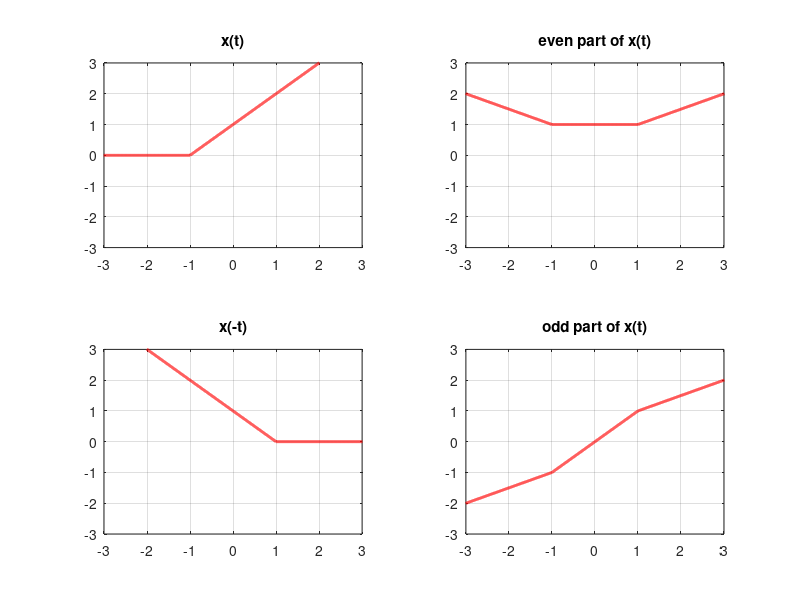

Reproduce this figure in MATLAB.
u = @(t) double(t>=0);              %unit step function 
r = @(t) t.*(t>=0);                 %ramp function 

t=-5:0.001:5;       %interval 

%given piecewise function, x(t)
%x_t=r(t)-r(t-2)-u(t-2)*2;
%x_t=u(t);
x_t=r(t+1);
% x_t=-u(t+2)+u(t+1)+r(t+1)-r(t-1)-u(t-2);

%x(-t)
x_tp=fliplr(x_t);                   

x_even=0.5*(x_t+x_tp);    %even function 
x_odd=0.5*(x_t-x_tp);     %odd function 

%Energy calculation 
E_x = trapz(t,x_t.*x_t);
E_x_even = trapz(t,x_even.*x_even);
E_x_odd  = trapz(t,x_odd.*x_odd);

subplot(2,2,1);
plot(t,x_t,'r', 'linewidth',2);
xlim([-3 3])
ylim([-3 3])
grid on;
title('x(t)');

subplot(2,2,3);
plot(t,x_tp,'r', 'linewidth',2);
xlim([-3 3])
ylim([-3 3])
grid on;
title('x(-t)');

subplot(2,2,2);
plot(t,x_even,'r', 'linewidth',2);
xlim([-3 3])
ylim([-3 3])
grid on;
title('even part of x(t)');

subplot(2,2,4);
plot(t,x_odd,'r', 'linewidth',2);
xlim([-3 3])
ylim([-3 3])
grid on;
title('odd part of x(t)');